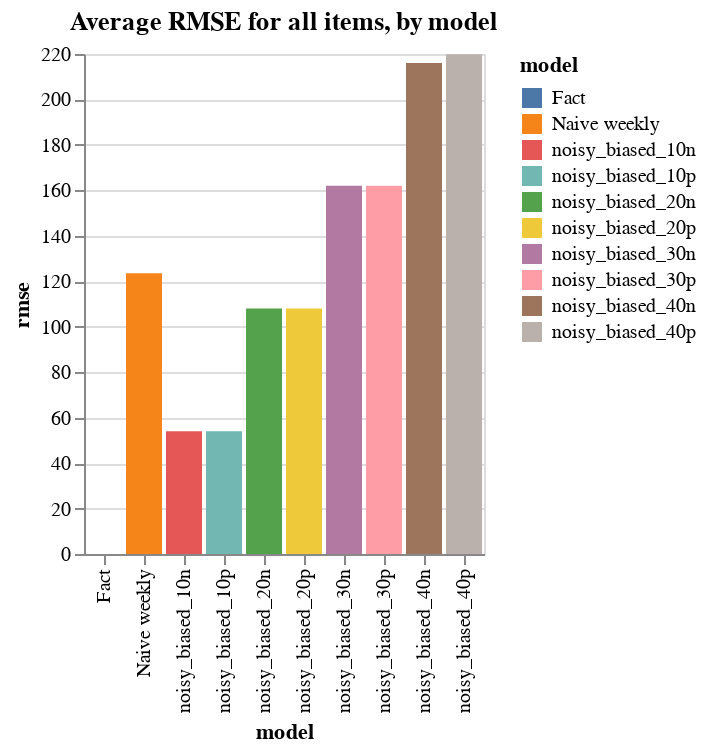

Here is the notebook cell this chart was saved with:
### Code cell
alt.Chart((eval_df.groupby(['model']).sum()[['rmse_normalized','rmse']]/3).reset_index(),
         title='Average RMSE for all items, by model').mark_bar().encode(
    x=alt.X('model:N'),
    y=alt.Y('rmse:Q',scale=alt.Scale(zero=False)),
    color=alt.Color('model:N'),
).properties(width=200, height=250)#.interactive()

### Figure 1 — Vega-Lite specification as saved in the notebook (floating-point values rounded to 4 significant figures)
{"config": {"view": {"continuousWidth": 400, "continuousHeight": 300}}, "data": {"name": "data-7b12bd27d231c01cf4c5a2a637af3b27"}, "mark": "bar", "encoding": {"color": {"type": "nominal", "field": "model"}, "x": {"type": "nominal", "field": "model"}, "y": {"type": "quantitative", "field": "rmse", "scale": {"zero": false}}}, "height": 250, "title": "Average RMSE for all items, by model", "width": 200, "$schema": "https://vega.github.io/schema/vega-lite/v4.8.1.json", "datasets": {"data-7b12bd27d231c01cf4c5a2a637af3b27": [{"model": "Fact", "rmse_normalized": 0.0, "rmse": 0.0}, {"model": "Naive weekly", "rmse_normalized": 1.0, "rmse": 123.5}, {"model": "noisy_biased_10n", "rmse_normalized": 0.4568, "rmse": 54.0}, {"model": "noisy_biased_10p", "rmse_normalized": 0.4568, "rmse": 54.0}, {"model": "noisy_biased_20n", "rmse_normalized": 0.9136, "rmse": 108.0}, {"model": "noisy_biased_20p", "rmse_normalized": 0.9136, "rmse": 108.0}, {"model": "noisy_biased_30n", "rmse_normalized": 1.37, "rmse": 162.0}, {"model": "noisy_biased_30p", "rmse_normalized": 1.37, "rmse": 162.0}, {"model": "noisy_biased_40n", "rmse_normalized": 1.827, "rmse": 216.0}, {"model": "noisy_biased_40p", "rmse_normalized": 1.866, "rmse": 219.9}]}}
